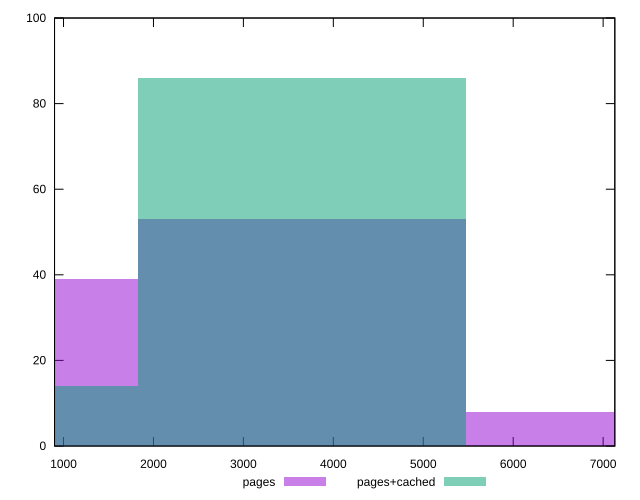

This figure's gnuplot source:
reset

$pages <<EOF
7298.421600069389 8
0 39
3649.2108000346943 53
EOF

$pagesCached <<EOF
3649.2108000346943 86
0 14
EOF

set key outside below
set boxwidth 3649.2108000346943
set xrange [900:7130]
set yrange [0:100]
set trange [0:100]
set style fill transparent solid 0.5 noborder
set terminal svg size 640, 500 enhanced background rgb 'white'
set output "report_00020_2021-02-19T21:17:38.612Z2/unused-javascript/comparison/histogram/0_vs_1.svg"

plot $pages title "pages" with boxes, \
     $pagesCached title "pages+cached" with boxes

reset
